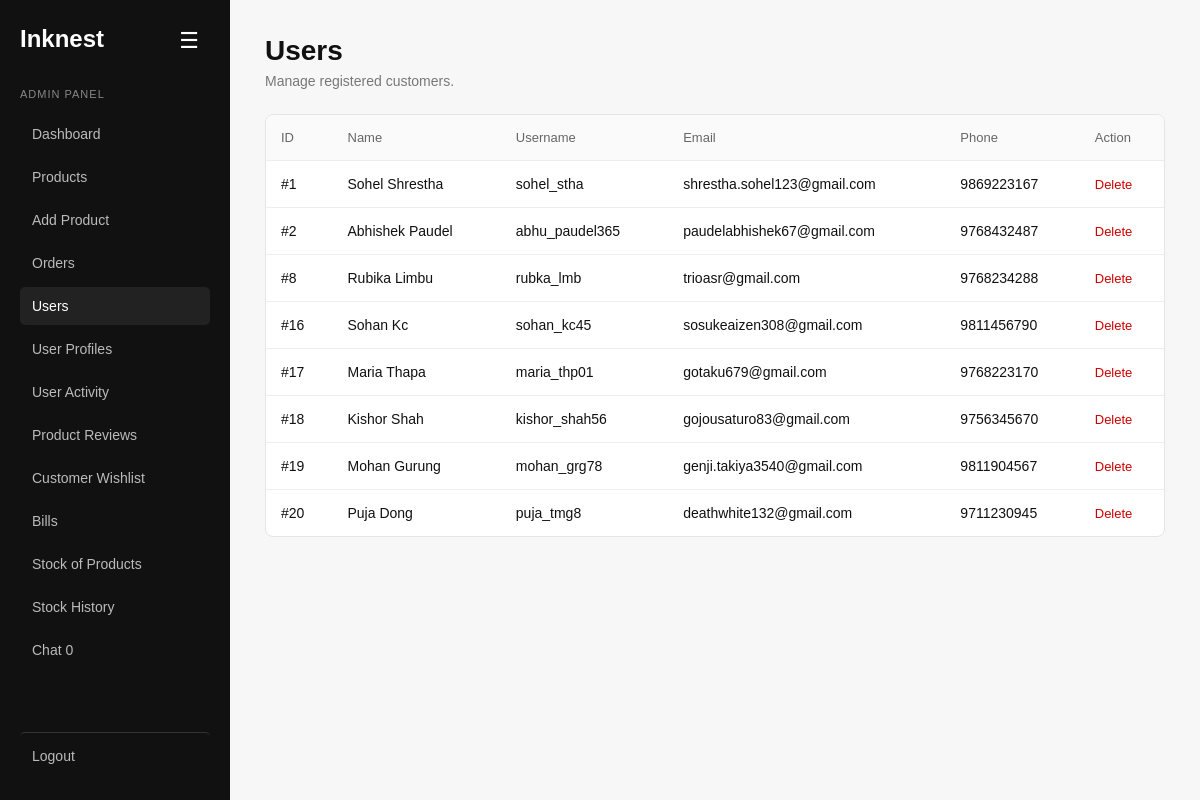
Page /admin/users.php (signed in) on the committed database.
### tables this page shows
CREATE TABLE `users` (
  `id` int(11) NOT NULL,
  `first_name` varchar(200) NOT NULL,
  `last_name` varchar(200) NOT NULL,
  `user_name` varchar(200) NOT NULL,
  `email` varchar(255) NOT NULL,
  `phone_no` varchar(20) NOT NULL,
  `date_of_birth` date DEFAULT NULL,
  `new_password` varchar(255) NOT NULL,
  `confirm_password` varchar(255) NOT NULL,
  `created_at` timestamp NOT NULL DEFAULT current_timestamp()
);

### admin/users.php (the view, shortened to what this page needs)
<?php
include "../config/database.php";
$sql = "SELECT id, first_name, last_name, user_name, email, phone_no FROM users";
$users = mysqli_query($conn, $sql);
?>
<!DOCTYPE html>
<html lang="en">
<head>
    <link rel="stylesheet" href="../css/users.css?v=<?php echo time(); ?>">
</head>
<body>
<aside class="sidebar" id="sidebar">
    <button type="button" class="sidebar-toggle" id="sidebarToggle">☰</button>
    <h1>Inknest</h1>
    <p class="admin-label">ADMIN PANEL</p>
    <nav>
        <a href="admin_dashboard.php">Dashboard</a>
        <a href="products.php">Products</a>
        <a href="add_product.php">Add Product</a>
        <a href="orders.php">Orders</a>
        <a href="users.php" class="active">Users</a>
        <a href="user_profiles.php">User Profiles</a>
        <a href="user_log.php">User Activity</a>
        <a href="product_reviews.php">Product Reviews</a>
        <a href="admin_wishlist.php">Customer Wishlist</a>
        <a href="bill.php">Bills</a>
        <a href="stock_management.php">Stock of Products</a>
        <a href="stock_history.php">Stock History</a>
        <a href="chat.php">
            Chat
            <span
                id="adminChatBadge"
                class="admin-chat-badge">
                0
            </span>
        </a>
    </nav>
    <div class="sidebar-bottom">
        <a href="admin_logout.php">Logout</a>
    </div>
</aside>
<main class="main">
    <header class="header">
        <div>
            <h2>Users</h2>
            <p>Manage registered customers.</p>
        </div>
    </header>
    <section class="user-container">
        <?php if ($users && mysqli_num_rows($users) > 0): ?>
            <table>
                <thead>
                    <tr>
                        <th>ID</th>
                        <th>Name</th>
                        <th>Username</th>
                        <th>Email</th>
                        <th>Phone</th>
                        <th>Action</th>
                    </tr>
                </thead>
                <tbody>
                <?php while ($user = mysqli_fetch_assoc($users)): ?>
                    <tr>
                        <td>
                            #<?php echo $user["id"]; ?>
                        </td>
                        <td>
                            <?php
                            echo htmlspecialchars(
                                $user["first_name"] . " " .
                                $user["last_name"]
                            );
                            ?>
                        </td>
                        <td>
                            <?php
                            echo htmlspecialchars($user["user_name"]);
                            ?>
                        </td>
                        <td>
                            <?php
                            echo htmlspecialchars($user["email"]);
                            ?>
                        </td>
                        <td>
                            <?php
                            echo htmlspecialchars($user["phone_no"]);
                            ?>
                        </td>
                        <td class="actions">
                            <a href="users.php?delete=<?php echo $user["id"]; ?>" class="delete-user">Delete</a>
                        </td>
                    </tr>
                <?php endwhile; ?>
                </tbody>
            </table>
        <?php endif; ?>
    </section>
</main>
</body>
</html>

### css/users.css (style rules this page uses)
* { margin: 0; padding: 0; box-sizing: border-box; font-family: Arial, sans-serif; }
body { background: #f7f7f7; color: #111; min-height: 100vh; }
.sidebar { width: 230px; background: #111; color: #fff; position: fixed; top: 0; bottom: 0; left: 0; padding: 25px 20px; }
.sidebar h1 { font-size: 24px; margin-bottom: 35px; }
.admin-label { color: #888; font-size: 11px; letter-spacing: 1px; margin-bottom: 15px; }
.sidebar nav { display: flex; flex-direction: column; gap: 5px; }
.sidebar a { color: #bbb; text-decoration: none; padding: 11px 12px; border-radius: 5px; font-size: 14px; }
.sidebar a:hover, .sidebar a.active { background: #222; color: #fff; }
.sidebar-bottom { position: absolute; bottom: 25px; left: 20px; right: 20px; }
.sidebar-bottom a { display: block; border-top: 1px solid #333; padding-top: 15px; }
.main { margin-left: 230px; padding: 35px; }
.header { display: flex; justify-content: space-between; align-items: center; margin-bottom: 25px; }
.header h2 { font-size: 28px; margin-bottom: 6px; }
.header p { color: #777; font-size: 14px; }
.user-container { background: #fff; border: 1px solid #e5e5e5; border-radius: 8px; overflow: hidden; }
table { width: 100%; border-collapse: collapse; }
th { text-align: left; font-size: 13px; color: #666; font-weight: 500; background: #fafafa; padding: 15px; border-bottom: 1px solid #eee; }
td { padding: 15px; font-size: 14px; border-bottom: 1px solid #eee; vertical-align: middle; }
tr:last-child td { border-bottom: none; }
.actions { white-space: nowrap; }
.delete-user { text-decoration: none; color: #d00000; font-size: 13px; }

### admin/users.php (style rules this page uses)
.sidebar { position: fixed; transition: transform 0.3s ease; overflow: hidden; }
.sidebar-toggle { position: absolute; top: 20px; right: 20px; z-index: 1002; width: 42px; height: 42px; border: none; border-radius: 6px; background: #111; color: #fff; font-size: 22px; cursor: pointer; display: flex; align-items: center; justify-content: center; }
.main { transition: margin-left 0.3s ease; }

### rows in the picture
users: id "1", first_name+last_name "Sohel Shrestha", user_name "sohel_stha", email "shrestha.sohel123@gmail.com", phone_no "9869223167"
users: id "2", first_name+last_name "Abhishek Paudel", user_name "abhu_paudel365", email "paudelabhishek67@gmail.com", phone_no "9768432487"
users: id "8", first_name+last_name "Rubika Limbu", user_name "rubka_lmb", email "trioasr@gmail.com", phone_no "9768234288"
users: id "16", first_name+last_name "Sohan Kc", user_name "sohan_kc45", email "sosukeaizen308@gmail.com", phone_no "9811456790"
users: id "17", first_name+last_name "Maria Thapa", user_name "maria_thp01", email "gotaku679@gmail.com", phone_no "9768223170"
users: id "18", first_name+last_name "Kishor Shah", user_name "kishor_shah56", email "gojousaturo83@gmail.com", phone_no "9756345670"
users: id "19", first_name+last_name "Mohan Gurung", user_name "mohan_grg78", email "genji.takiya3540@gmail.com", phone_no "9811904567"
users: id "20", first_name+last_name "Puja Dong", user_name "puja_tmg8", email "deathwhite132@gmail.com", phone_no "9711230945"
